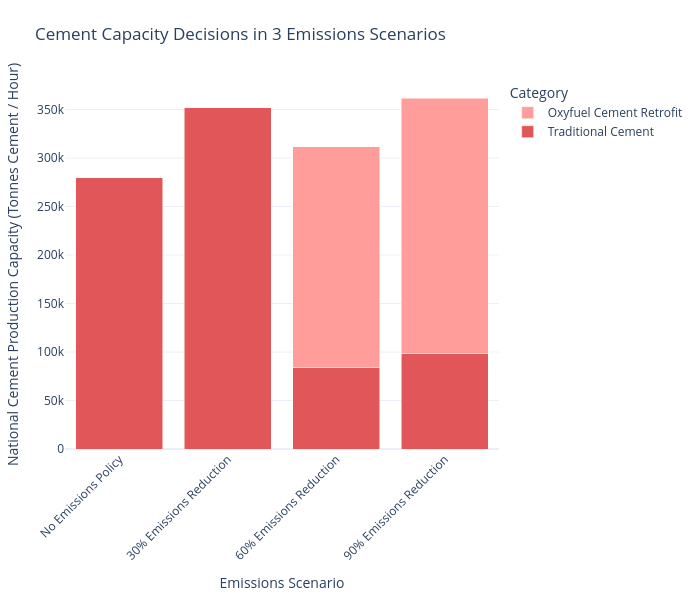

The notebook cell this image was saved under:
### Code cell
plot_stacked_bar(
    consolidate_capacity(cement_df).T,
    scenario_map=scenario_map,
    name_map=tech_name_map,
    color_map=custom_color_map,
    title_name = "Cement Capacity Decisions in 3 Emissions Scenarios",
    xaxis_name="Emissions Scenario",
    yaxis_name="National Cement Production Capacity (Tonnes Cement / Hour)",
    width=700
)

### Figure 1 — Plotly figure (JSON) as saved in the notebook; plotly's stock layout.template omitted (floating-point values rounded to 4 significant figures)
{"data": [{"hovertemplate": "Category=Traditional Cement<br>Emissions Scenario=%{x}<br>National Cement Production Capacity (Tonnes Cement / Hour)=%{y}<extra></extra>", "legendgroup": "Traditional Cement", "marker": {"color": "#e15759", "pattern": {"shape": ""}}, "name": "Traditional Cement", "orientation": "v", "showlegend": true, "textposition": "auto", "type": "bar", "x": ["No Emissions Policy", "30% Emissions Reduction", "60% Emissions Reduction", "90% Emissions Reduction"], "xaxis": "x", "y": [279600.0, 351600.0, 84310.0, 98440.0], "yaxis": "y"}, {"hovertemplate": "Category=Oxyfuel Cement Retrofit<br>Emissions Scenario=%{x}<br>National Cement Production Capacity (Tonnes Cement / Hour)=%{y}<extra></extra>", "legendgroup": "Oxyfuel Cement Retrofit", "marker": {"color": "#ff9d9a", "pattern": {"shape": ""}}, "name": "Oxyfuel Cement Retrofit", "orientation": "v", "showlegend": true, "textposition": "auto", "type": "bar", "x": ["No Emissions Policy", "30% Emissions Reduction", "60% Emissions Reduction", "90% Emissions Reduction"], "xaxis": "x", "y": [3.979, 6.922, 227500.0, 262900.0], "yaxis": "y"}], "layout": {"barmode": "stack", "height": 600, "legend": {"title": {"text": "Category"}, "tracegroupgap": 0, "traceorder": "reversed"}, "margin": {"b": 80, "l": 60, "r": 60, "t": 80}, "title": {"text": "Cement Capacity Decisions in 3 Emissions Scenarios"}, "width": 700, "xaxis": {"anchor": "y", "domain": [0, 1], "tickangle": -45, "title": {"text": "Emissions Scenario"}}, "yaxis": {"anchor": "x", "domain": [0, 1], "title": {"text": "National Cement Production Capacity (Tonnes Cement / Hour)"}}}}
